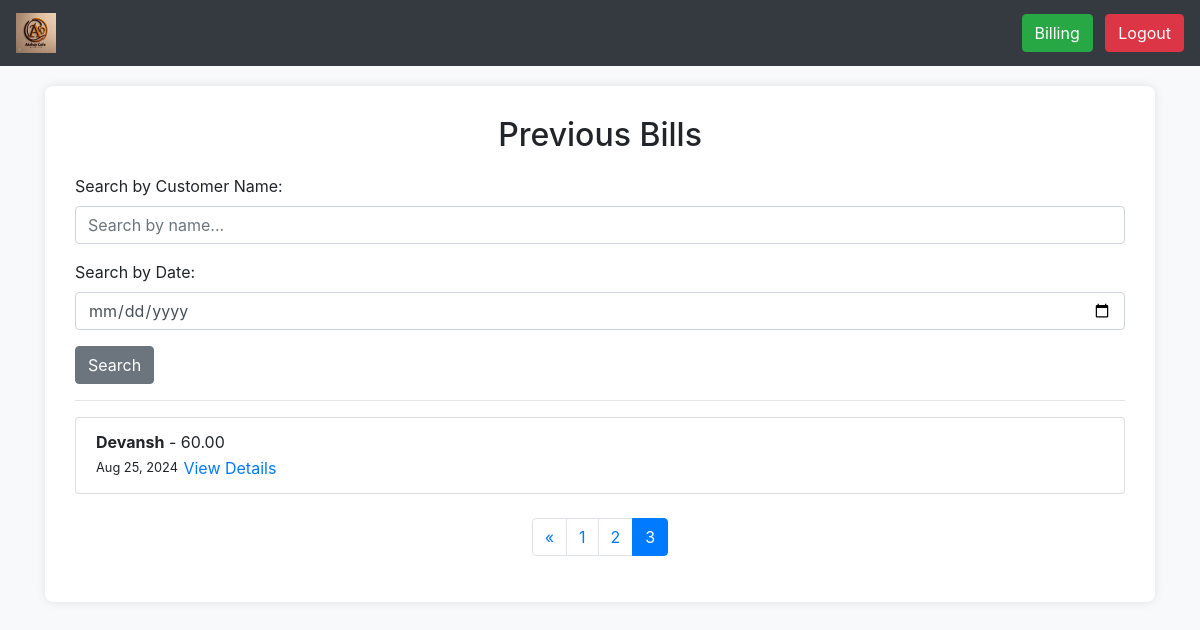
Screenshot of /previous_bills/?page=3 (signed in) with the database file from the repository.
### inventory/models.py (models this page shows, shortened)
class Bill(models.Model):
    customer_name = models.CharField(max_length=100)
    user = models.ForeignKey(User, on_delete=models.CASCADE)  # The staff who created the bill
    total_amount = models.DecimalField(max_digits=10, decimal_places=2)
    date_created = models.DateTimeField(auto_now_add=True)
    extra_items = models.TextField(blank=True, null=True)  # Field to describe extra items
    extra_amount = models.DecimalField(max_digits=10, decimal_places=2, default=0)  # Extra amount to be added to total

### inventory/views.py (the view, shortened to what this page needs)
# urls.py: path('previous_bills/', previous_bills, name='previous_bills'),
@login_required
def previous_bills(request):
    bills = Bill.objects.all().order_by('-date_created')
    search_query = request.GET.get('search')
    search_date_query = request.GET.get('search_date')
    paginator = Paginator(bills, 10)  # Show 10 bills per page
    page = request.GET.get('page')
    try:
        bills = paginator.page(page)
    except PageNotAnInteger:
        bills = paginator.page(1)  # If page is not an integer, deliver first page
    except EmptyPage:
        bills = paginator.page(paginator.num_pages)  # If page is out of range, deliver last page
    context = {
        'bills': bills,
    }
    return render(request, 'previous_bills.html', context)

### inventory/models.py (called while the page is built)
    def get_item_total(self):
        return self.item.price * self.quantity

### inventory/templates/previous_bills.html (shortened to what this page needs)
{% load static %}
<!DOCTYPE html>
<html lang="en">
<head>
    <link href="https://stackpath.bootstrapcdn.com/bootstrap/4.5.2/css/bootstrap.min.css" rel="stylesheet">
</head>
<body>
    <nav class="navbar navbar-expand-lg navbar-dark">
        <a class="navbar-brand">
            <img src="{% static 'logo.jpeg' %}" alt="Cafe Logo"  onclick="window.location.href='{% url 'home' %}'" height="40">
        </a>
        <div class="ml-auto">
            <button class="btn btn-success ml-2" onclick="window.location.href='{% url 'create_bill' %}'">Billing</button>
            <button class="btn btn-danger ml-2" onclick="window.location.href='{% url 'logout' %}'">Logout</button>
        </div>
    </nav>
    <div class="container">
        <div class="billing-container">
            <h2 class="text-center">Previous Bills</h2>
            <form method="GET" action="{% url 'previous_bills' %}">
                <div class="form-group">
                    <label for="search">Search by Customer Name:</label>
                    <input type="text" id="search" name="search" class="form-control" placeholder="Search by name...">
                </div>
                <div class="form-group">
                    <label for="search_date">Search by Date:</label>
                    <input type="date" id="search_date" name="search_date" class="form-control">
                </div>
                <button type="submit" class="btn btn-secondary">Search</button>
            </form>
            <hr>
            <ul class="list-group mt-3">
                {% for bill in bills %}
                    <li class="list-group-item">
                        <strong>{{ bill.customer_name }}</strong> - {{ bill.total_amount }}
                        <br>
                        <small>{{ bill.date_created|date:"M d, Y" }}</small>
                        <button class="btn btn-link p-0" type="button" data-toggle="collapse" data-target="#billDetails{{ bill.id }}" aria-expanded="false" aria-controls="billDetails{{ bill.id }}">
                            View Details
                        </button>
                    </li>
                {% empty %}
                    <li class="list-group-item">No bills found.</li>
                {% endfor %}
            </ul>
            <nav aria-label="Page navigation">
                <ul class="pagination justify-content-center mt-4">
                    {% if bills.has_previous %}
                        <li class="page-item">
                            <a class="page-link" href="?page={{ bills.previous_page_number }}" aria-label="Previous">
                                <span aria-hidden="true">&laquo;</span>
                            </a>
                        </li>
                    {% endif %}
                    {% for num in bills.paginator.page_range %}
                        <li class="page-item {% if bills.number == num %}active{% endif %}">
                            <a class="page-link" href="?page={{ num }}{% if request.GET.search %}&search={{ request.GET.search }}{% endif %}{% if request.GET.search_date %}&search_date={{ request.GET.search_date }}{% endif %}">{{ num }}</a>
                        </li>
                    {% endfor %}
                </ul>
            </nav>
        </div>
    </div>
</body>
</html>

### inventory/templates/previous_bills.html (style rules this page uses)
body { background-color: #f8f9fa; }
.navbar { background-color: #343a40; color: white; }
.billing-container { background-color: white; padding: 30px; border-radius: 8px; box-shadow: 0 0 10px rgba(0, 0, 0, 0.1); margin-top: 20px; }
.billing-container h2 { margin-bottom: 20px; }

### rows the page displays
Bill: customer_name "Devansh", total_amount "60.00", date_created "Aug 25, 2024"

### other values shown
{{ num }} "1" "2" "3"
